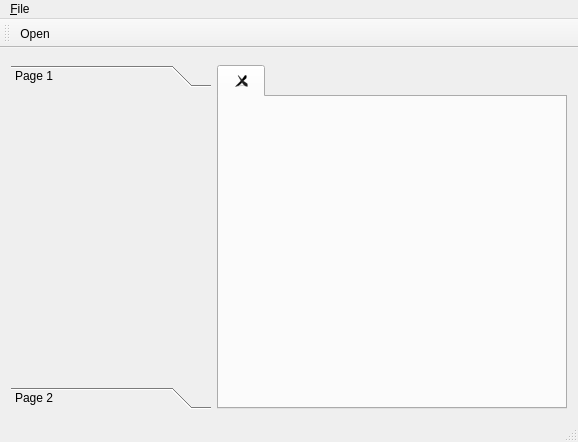
<?xml version="1.0" encoding="UTF-8"?>
<ui version="4.0">
 <class>MainWindow</class>
 <widget class="QMainWindow" name="MainWindow">
  <property name="geometry">
   <rect>
    <x>0</x>
    <y>0</y>
    <width>578</width>
    <height>442</height>
   </rect>
  </property>
  <property name="windowTitle">
   <string>MainWindow</string>
  </property>
  <widget class="QWidget" name="centralWidget">
   <layout class="QGridLayout" name="gridLayout">
    <item row="0" column="0">
     <widget class="QFrame" name="frame">
      <property name="frameShape">
       <enum>QFrame::StyledPanel</enum>
      </property>
      <property name="frameShadow">
       <enum>QFrame::Raised</enum>
      </property>
     </widget>
    </item>
    <item row="1" column="0">
     <layout class="QGridLayout" name="gridLayout_2">
      <property name="topMargin">
       <number>0</number>
      </property>
      <item row="1" column="0">
       <widget class="QToolBox" name="toolBox">
        <property name="sizePolicy">
         <sizepolicy hsizetype="Maximum" vsizetype="Preferred">
          <horstretch>0</horstretch>
          <verstretch>0</verstretch>
         </sizepolicy>
        </property>
        <property name="minimumSize">
         <size>
          <width>200</width>
          <height>0</height>
         </size>
        </property>
        <property name="currentIndex">
         <number>0</number>
        </property>
        <widget class="QWidget" name="onePointOperationsPage">
         <property name="geometry">
          <rect>
           <x>0</x>
           <y>0</y>
           <width>16</width>
           <height>209</height>
          </rect>
         </property>
         <property name="sizePolicy">
          <sizepolicy hsizetype="Maximum" vsizetype="MinimumExpanding">
           <horstretch>0</horstretch>
           <verstretch>0</verstretch>
          </sizepolicy>
         </property>
         <property name="acceptDrops">
          <bool>false</bool>
         </property>
         <attribute name="label">
          <string>Page 1</string>
         </attribute>
        </widget>
        <widget class="QWidget" name="editPage">
         <property name="geometry">
          <rect>
           <x>0</x>
           <y>0</y>
           <width>200</width>
           <height>209</height>
          </rect>
         </property>
         <attribute name="label">
          <string>Page 2</string>
         </attribute>
        </widget>
       </widget>
      </item>
      <item row="1" column="1">
       <widget class="QTabWidget" name="mainTabWidget">
        <property name="sizePolicy">
         <sizepolicy hsizetype="Expanding" vsizetype="Expanding">
          <horstretch>0</horstretch>
          <verstretch>0</verstretch>
         </sizepolicy>
        </property>
        <property name="minimumSize">
         <size>
          <width>100</width>
          <height>0</height>
         </size>
        </property>
        <property name="tabsClosable">
         <bool>true</bool>
        </property>
        <widget class="QWidget" name="mainTabWidgetPage1" native="true">
         <attribute name="title">
          <string/>
         </attribute>
         <layout class="QHBoxLayout" name="horizontalLayout">
          <property name="sizeConstraint">
           <enum>QLayout::SetMaximumSize</enum>
          </property>
         </layout>
        </widget>
       </widget>
      </item>
     </layout>
    </item>
   </layout>
  </widget>
  <widget class="QMenuBar" name="menuBar">
   <property name="geometry">
    <rect>
     <x>0</x>
     <y>0</y>
     <width>578</width>
     <height>29</height>
    </rect>
   </property>
   <widget class="QMenu" name="menuFile">
    <property name="title">
     <string>&amp;File</string>
    </property>
    <addaction name="actionOpen"/>
    <addaction name="actionExit"/>
   </widget>
   <addaction name="menuFile"/>
  </widget>
  <widget class="QToolBar" name="mainToolBar">
   <attribute name="toolBarArea">
    <enum>TopToolBarArea</enum>
   </attribute>
   <attribute name="toolBarBreak">
    <bool>false</bool>
   </attribute>
   <addaction name="actionOpen"/>
  </widget>
  <widget class="QStatusBar" name="statusBar"/>
  <action name="actionOpen">
   <property name="icon">
    <iconset>
     <normalon>:/Resources/folder_2_open-512.png</normalon>
    </iconset>
   </property>
   <property name="text">
    <string>Open</string>
   </property>
  </action>
  <action name="actionExit">
   <property name="text">
    <string>Exit</string>
   </property>
  </action>
 </widget>
 <layoutdefault spacing="6" margin="11"/>
 <resources/>
 <connections/>
</ui>
